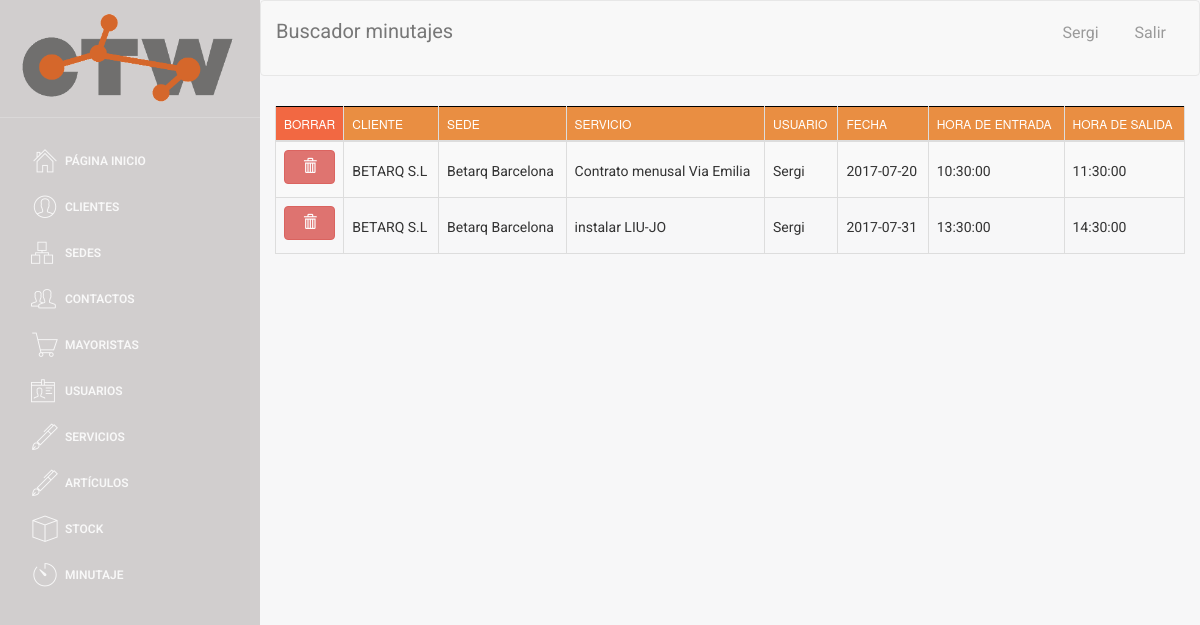
Before: /buscador/buscador_minutaje.php (signed in) with the older database file.
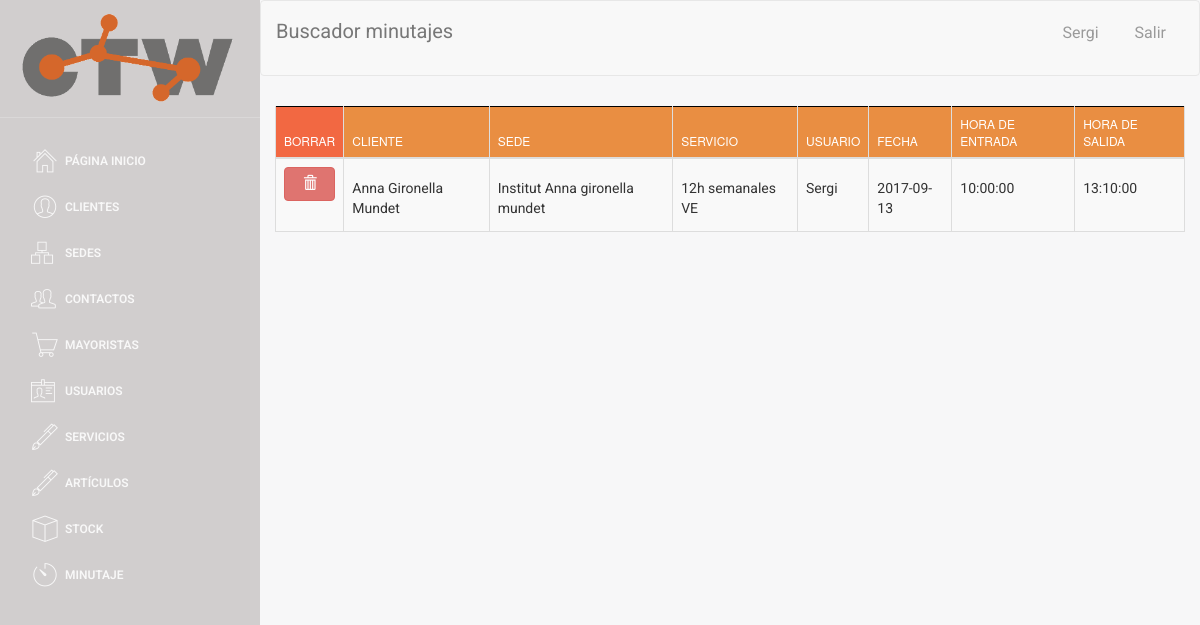
After: the same page with the newer database file.
### tables this page shows
CREATE TABLE `MINUTAJE` (
  `ID_MINUTAJE` int(4) NOT NULL,
  `fecha` date NOT NULL,
  `hora_entrada` time NOT NULL,
  `hora_salida` time DEFAULT NULL,
  `ID_servicio` int(4) DEFAULT NULL,
  `ID_usuario` int(4) DEFAULT NULL,
  `ID_sede` int(5) DEFAULT NULL,
  `NIF_cliente` varchar(9) DEFAULT NULL
);

CREATE TABLE `CLIENTE` (
  `NIF_EMPRESA` varchar(9) NOT NULL,
  `nombre_comercial` varchar(35) NOT NULL,
  `nombre_completo` varchar(60) NOT NULL,
  `telefono` int(9) NOT NULL,
  `email` varchar(30) NOT NULL,
  `ciudad_facturacion` varchar(25) NOT NULL,
  `codigo_postal_facturacion` varchar(10) NOT NULL,
  `calle_facturacion` varchar(30) NOT NULL,
  `numero_facturacion` varchar(30) NOT NULL,
  `ciudad_envio` varchar(25) NOT NULL,
  `codigo_postal_envio` varchar(10) NOT NULL,
  `calle_envio` varchar(30) NOT NULL,
  `numero_envio` varchar(30) NOT NULL,
  `IBAN` varchar(34) NOT NULL,
  `SEPA` varchar(2) NOT NULL,
  `pais` varchar(30) DEFAULT NULL,
  `prefijo` int(5) DEFAULT NULL,
  `activo` tinyint(1) NOT NULL
);

CREATE TABLE `SEDE` (
  `ID_SEDE` int(5) NOT NULL,
  `NIF_cliente` varchar(9) DEFAULT NULL,
  `nombre` varchar(40) DEFAULT NULL,
  `ubicacion` varchar(50) DEFAULT NULL,
  `ciudad` varchar(25) NOT NULL,
  `codigo_postal` varchar(10) NOT NULL,
  `calle` varchar(30) NOT NULL,
  `numero` varchar(8) NOT NULL,
  `telefono` int(9) NOT NULL,
  `pais` varchar(30) DEFAULT NULL,
  `prefijo` int(5) DEFAULT NULL,
  `activo` tinyint(1) NOT NULL DEFAULT '1'
);

CREATE TABLE `SERVICIO` (
  `ID_SERVICIO` int(4) NOT NULL,
  `nombre` varchar(30) NOT NULL,
  `descripcion` text,
  `precio` float NOT NULL DEFAULT '0',
  `NIF_empresa` varchar(20) DEFAULT NULL,
  `activo` tinyint(4) NOT NULL DEFAULT '1'
);

CREATE TABLE `USUARIO` (
  `ID_USUARIO` int(4) NOT NULL,
  `nombre` varchar(40) NOT NULL,
  `apellido` varchar(40) NOT NULL,
  `correo` varchar(40) NOT NULL,
  `telefono` int(9) NOT NULL,
  `user` varchar(20) NOT NULL,
  `password` varchar(50) NOT NULL,
  `rol` int(1) NOT NULL,
  `activo` tinyint(1) NOT NULL,
  `imagen` varchar(30) DEFAULT NULL
);

### web/assets/php/selects.php (called while the page is built, shortened)
<?php
function select_all_minutaje()
{
    $conn = connect();
    $sql = "SELECT *
    FROM MINUTAJE";
    $data = $conn->query($sql);
    return $data;
}
function select_nombre_servicio($ID_servicio)
{
    $conn = connect();
    $sql = "SELECT nombre
    FROM SERVICIO WHERE ID_SERVICIO = '" . $ID_servicio . "'";
    $data = $conn->query($sql);
    $row = $data->fetch_assoc();
    $nombre_servicio = $row['nombre'];
    return $nombre_servicio;
}
function select_nombre_usuario($ID_usuario)
{
    $conn = connect();
    $sql = "SELECT nombre
    FROM USUARIO WHERE ID_USUARIO = '" . $ID_usuario . "'";
    $data = $conn->query($sql);
    $row = $data->fetch_assoc();
    $nombre_usuario = $row['nombre'];
    return $nombre_usuario;
}
function select_nombre_sede($ID_sede)
{
    $conn = connect();
    $sql = "SELECT nombre
    FROM SEDE WHERE ID_SEDE = '" . $ID_sede . "'";
    $data = $conn->query($sql);
    $row = $data->fetch_assoc();
    $nombre_sede = $row['nombre'];
    return $nombre_sede;
}
function select_nombre_cliente($NIF_cliente)
{
    $conn = connect();
    $sql = "SELECT nombre_comercial
    FROM CLIENTE WHERE NIF_EMPRESA = '" . $NIF_cliente . "'";
    $data = $conn->query($sql);
    $row = $data->fetch_assoc();
    $nombre_cliente = $row['nombre_comercial'];
    return $nombre_cliente;
}

### web/buscador/buscador_minutaje.php (the view, shortened to what this page needs)
<!doctype html>
<?php
include('../assets/php/selects.php');
include('../assets/php/functions.php');
if ($_SESSION["login_done"] == true){
?>
<html lang="en">
<head>
</head>
<body>
<div class="wrapper">
    <div class="sidebar">
        <div class="sidebar-wrapper">
        </div>
    </div>
    <div class="main-panel">
        <nav class="navbar navbar-default navbar-fixed">
            <div class="container-fluid">
                <div class="navbar-header">
                <a class="navbar-brand">Buscador minutajes</a>
            </div>
            <div class="collapse navbar-collapse">
            </div>
        </div>
        </nav>
        <div class="content">
            <div class="container-fluid">
                <div class="row">
                    <div>
                        <div>
                            <table id="buscador_minutaje" class="table table-striped table-bordered">
                                <thead>
                                <tr>
                                    <th style="background-color: #F26842; width: 3px;">Borrar</th>
                                    <th>Cliente</th>
                                    <th>Sede</th>
                                    <th>Servicio</th>
                                    <th>Usuario</th>
                                    <th>Fecha</th>
                                    <th>Hora de entrada</th>
                                    <th>Hora de salida</th>
                                </tr>
                                </thead>
                                <tbody>
                                <?php
                                $data = select_all_minutaje();
                                if ($data->num_rows > 0) {
                                $i = 0;
                                while ($row = $data->fetch_assoc()) {
                                $pk = $row['ID_MINUTAJE'];
                                $i++;
                                $div = "div" . $i;
                                ?>
                                <tr id="<?php echo "$div"; ?>" value="<?php echo "$pk"; ?>">
                                    <td><label style="width: 100%"><center><button style="width: 100%"class="btn btn-danger" onclick="borrar_minutaje(<?php echo "$pk"; ?>)"><span class="glyphicon glyphicon-trash "></span></button></center></label></td>
                                    <td><label style="margin-top: 11px;">
                                            <a href="#" data-pk=<?php echo "\"$pk\""; ?>>
                                                <?php
                                                $nif_cliente = $row['NIF_cliente'];
                                                $nombreCliente = select_nombre_cliente($nif_cliente);
                                                echo $nombreCliente;
                                                ?>
                                            </a>
                                        </label>
                                    </td>
                                    <td><label style="margin-top: 11px;">
                                            <a href="#" data-pk=<?php echo "\"$pk\""; ?>>
                                                <?php
                                                $id_sede = $row['ID_sede'];
                                                $nombreSede = select_nombre_sede($id_sede);
                                                echo $nombreSede;
                                                ?>
                                            </a>
                                        </label>
                                    </td>
                                    <td><label style="margin-top: 11px;">
                                            <a data-pk=<?php echo "\"$pk\""; ?>>
                                                <?php
                                                $id_servicio = $row['ID_servicio'];
                                                $nombreServicio = select_nombre_servicio($id_servicio);
                                                echo $nombreServicio;
                                                ?>
                                            </a>
                                        </label>
                                    </td>
                                    <td><label style="margin-top: 11px;">
                                            <a href="#" data-pk=<?php echo "\"$pk\""; ?>>
                                                <?php
                                                $id_usuario = $row['ID_usuario'];
                                                $nombreUsuario = select_nombre_usuario($id_usuario);
                                                echo $nombreUsuario;
                                                ?>
                                            </a>
                                        </label>
                                    </td>
                                    <td><label style="margin-top: 11px;"><a href="#" class="fecha"
                                                                            data-pk=<?php echo "\"$pk\""; ?>><?php echo $row['fecha'] ?> </a></label>
                                    </td>
                                    <td><label style="margin-top: 11px;"><a href="#" class="hora_entrada"
                                                                            data-pk=<?php echo "\"$pk\""; ?>><?php echo $row['hora_entrada'] ?> </a></label>
                                    </td>
                                    <td><label style="margin-top: 11px;"><a href="#" class="hora_salida"
                                                                            data-pk=<?php echo "\"$pk\""; ?>><?php echo $row['hora_salida'] ?> </a></label>
                                    </td>
                                    <?php
                                    }
                                    } else {
                                        echo "0 results";
                                    }
                                    ?>
                                </tbody>
                            </table>
                        </div>
                    </div>
                </div>
            </div>
        </div>
    </div>
</div>
</body>
</html>
<?php
} else {
    echo "false";
    header("location:../index.php");
}
?>

### web/assets/php/functions.php (shortened to what this page needs)
<html>
</html>

### web/assets/css/table_editor.css (style rules this page uses)
a, a:hover { color: #000; }

### web/assets/css/table.css (style rules this page uses)
table { border: none; }
table thead, table tfoot { background-color: #e98e42; border: 1px solid black; }
a, a:hover { color: #000; }

Changed rows visible on the page:
removed minutaje: $pk 10 (drawn), NIF_cliente.nombre_comercial "BETARQ S.L", ID_sede.nombre "Betarq Barcelona", ID_servicio.nombre "Contrato menusal Via Emilia", ID_usuario.nombre "Sergi", fecha "2017-07-20", hora_entrada "10:30:00", hora_salida "11:30:00"
removed minutaje: $pk 11 (drawn), NIF_cliente.nombre_comercial "BETARQ S.L", ID_sede.nombre "Betarq Barcelona", ID_servicio.nombre "instalar LIU-JO", ID_usuario.nombre "Sergi", fecha "2017-07-31", hora_entrada "13:30:00", hora_salida "14:30:00"
added minutaje: $pk 12 (drawn), NIF_cliente.nombre_comercial "Anna Gironella Mundet", ID_sede.nombre "Institut Anna gironella mundet", ID_servicio.nombre "12h semanales VE", ID_usuario.nombre "Sergi", fecha "2017-09-13", hora_entrada "10:00:00", hora_salida "13:10:00"
